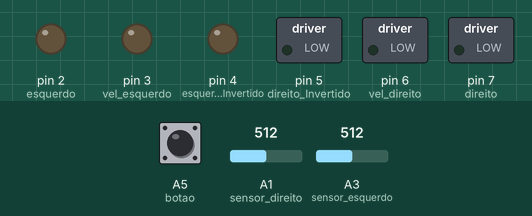
Recording of a sketch running on a simulated Arduino Uno, built with avr-gcc and run on an emulated ATmega328P. Parts: switched loads named in the sketch (green lamp = pin HIGH), output pins drawn as LEDs (lit = HIGH). The test bench sets the inputs (shaded band); at power-on: A1 (sensor_direito) = 512, A3 (sensor_esquerdo) = 512, A5 (botao) HIGH.

Above: at 1.2 s.
1.3 s: A1 (sensor_direito) set to 64
2.8 s: A1 (sensor_direito) set to 53
At 3.6 s:
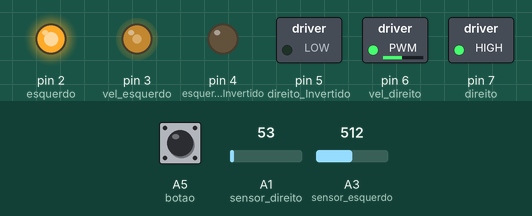
4.3 s: A3 (sensor_esquerdo) set to 0
5.8 s: A5 (botao) pulled LOW for 0.15 s
At 5.87 s:
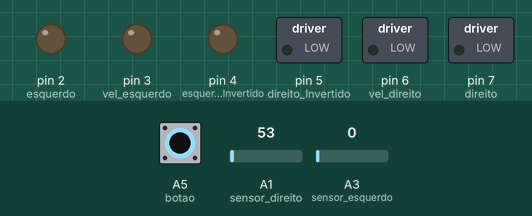
7.4 s: A5 (botao) pulled LOW for 3.2 s
At 11.9 s:
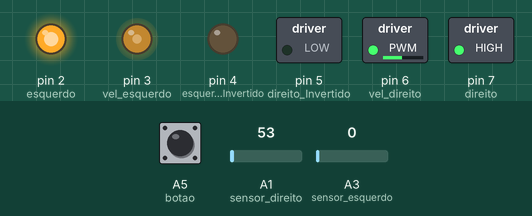
Timing chart, 0 to 13.1 s (numbered marks = the images above; inputs shaded):
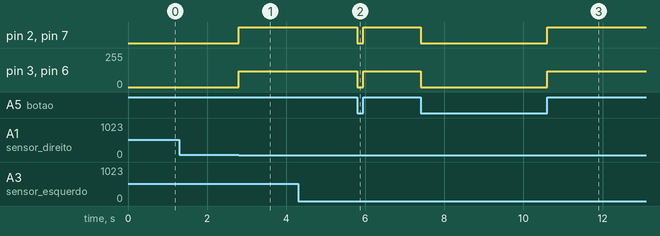

Measured:
- the behaviour switches between 60 and 59 on A1 (sensor_direito) (found by bisection; images 0 and 1)
- after the input at 1.3 s, every drawn part: stays the same
- after the input at 2.8 s, pin 2 (esquerdo), pin 7 (direito): LOW → HIGH at once; pin 3 (vel_esquerdo), pin 6 (vel_direito): 0/255 → 120/255 at once
- after the input at 5.8 s, pin 2 (esquerdo), pin 7 (direito): HIGH → LOW at once, → HIGH 0.15 s later; pin 3 (vel_esquerdo), pin 6 (vel_direito): 120/255 → 0/255 at once, → 120/255 0.15 s later
- after the input at 7.4 s, pin 2 (esquerdo), pin 7 (direito): HIGH → LOW at once, → HIGH 3.2 s later; pin 3 (vel_esquerdo), pin 6 (vel_direito): 120/255 → 0/255 at once, → 120/255 3.2 s later

The sketch:

seguidor_basico.ino
```cpp
/*
==============================================================================================================
MAPEAMENTO DE HARDWARE:
==============================================================================================================*/
//Motor do lado direito
#define direito 7
#define direito_Invertido 5
#define vel_direito 6 //Precisa ser PWM

//Motor do lado esquerdo
#define esquerdo 2
#define esquerdo_Invertido 4
#define vel_esquerdo 3 //Precisa ser PWM

//Sensores de linha
#define sensor_direito A1
#define sensor_esquerdo A3
#define sensor_meio A2

//Sensor de toque
#define botao A5


/*
==============================================================================================================
CONSTANTES:
==============================================================================================================*/

#define compensa_direito 0 //Valor somado a velocidade do motor direito
#define compensa_esquerdo 0 //Valor somado a velocidade do motor esquerdo

//Velocidades
#define veloc_Frente 120
#define veloc_Reverso 120

//cortes dos sensores de linha
#define corteD 60
#define corteE 60
#define corte_meio 180

/*
==============================================================================================================
VARIÁVEIS:
==============================================================================================================*/


/*
==============================================================================================================
CONFIGURAÇÃO:
==============================================================================================================*/
void setup() {

  //Pinos dos motores como saída
  pinMode(direito, OUTPUT);
  pinMode(direito_Invertido, OUTPUT);
  pinMode(esquerdo, OUTPUT);
  pinMode(esquerdo_Invertido, OUTPUT);
  pinMode(vel_direito, OUTPUT);
  pinMode(vel_esquerdo, OUTPUT);


  //Pinos dos sensores
  pinMode(sensor_direito, INPUT);
  pinMode(sensor_esquerdo, INPUT);
  pinMode(sensor_meio, INPUT);
  pinMode(botao, INPUT_PULLUP);

  Serial.begin(9600);
}


/*
==============================================================================================================
PROGRAMA PRINCIPAL:
==============================================================================================================*/
void loop() {
//com obstáculo:
if (digitalRead(botao) == LOW) {
  para();
  }

else {
//Frente se os dois estiverem no branco
if(analogRead(sensor_direito) < corteD and analogRead(sensor_esquerdo) < corteE){
    frente();
    //Serial.println("frente");
  }


//virar pra esquerda se o sensor da esquerda perceber a linha
if(analogRead(sensor_direito) < corteD and analogRead(sensor_esquerdo) > corteE){


    //Anda pra frente até que o sensor deixe de perceber a linha
    while(true) {
      if (analogRead(sensor_esquerdo)<corteE) {
        break;
      }
      else {
        frente();
      }
    }

    //Girar pra esquerda até o sensor do meio perceber a linha
    while(true){
          girar_esquerda();
          //Serial.println("esquerda");
          if (analogRead(sensor_meio)>corte_meio and analogRead(sensor_esquerdo)<corteE){
            break;
          }

          //Caso o sensor da direita perceba a linha, volta um pouco e tenta centralizar de novo
          if (analogRead(sensor_direito)>corteD) {
            girar_direita();
            delay(500);
          }
    }
}

////virar pra esquerda se o sensor da direita perceber a linha
if(analogRead(sensor_direito) > corteD and analogRead(sensor_esquerdo) < corteE){

    //Anda pra frente até que o sensor deixe de perceber a linha
    while(true) {
        if (analogRead(sensor_direito)<corteD) {
          break;
        }
        else {
          frente();
        }
    }

    //Girar pra direita até o sensor do meio perceber a linha
    while(true){
        girar_direita();
        //Serial.println("direita");
        if (analogRead(sensor_meio)>corte_meio and analogRead(sensor_direito)<corteD){
          //Serial.println("Meio");
          break;
        }

        //Caso o sensor da esquerda perceba a linha, volta um pouco e tenta centralizar de novo
        if (analogRead(sensor_esquerdo)>corteE) {
          girar_esquerda();
          delay(500);
        }
    }
 }


//Quando os dois sensores estiverem na linha, ponto de decisão
if (analogRead(sensor_direito) > corteD and analogRead(sensor_esquerdo) > corteE){
     para();
     //Serial.println("Parado");

    }
} //sem obstáculo
} //loop


/*
==============================================================================================================
DEFININDO CADA FUNÇÃO:
==============================================================================================================*/

void frente(){

     digitalWrite(direito_Invertido, LOW);
     digitalWrite(esquerdo_Invertido, LOW);

     analogWrite(vel_direito, veloc_Frente+compensa_direito);
     analogWrite(vel_esquerdo, veloc_Frente+compensa_esquerdo);

     digitalWrite(direito, HIGH);
     digitalWrite(esquerdo, HIGH);

}

void tras(){

 digitalWrite(direito, LOW);
 digitalWrite(esquerdo, LOW);

 analogWrite(vel_direito, veloc_Reverso+compensa_direito);
 analogWrite(vel_esquerdo, veloc_Reverso+compensa_esquerdo);

 digitalWrite(direito_Invertido, HIGH);
 digitalWrite(esquerdo_Invertido, HIGH);

}


void para(){

 digitalWrite(direito_Invertido, LOW);
 digitalWrite(esquerdo_Invertido, LOW);

 analogWrite(vel_direito, 0);
 analogWrite(vel_esquerdo, 0);

 digitalWrite(direito, LOW);
 digitalWrite(esquerdo, LOW);

}

void direita(){

     digitalWrite(direito_Invertido, HIGH);
     digitalWrite(esquerdo_Invertido, LOW);

     analogWrite(vel_direito, veloc_Frente+compensa_direito);
     analogWrite(vel_esquerdo, veloc_Frente+compensa_esquerdo);

     digitalWrite(direito, LOW);
     digitalWrite(esquerdo, LOW);

}

void esquerda(){

     digitalWrite(direito_Invertido, LOW);
     digitalWrite(esquerdo_Invertido, HIGH);

     analogWrite(vel_direito, veloc_Frente+compensa_direito);
     analogWrite(vel_esquerdo, veloc_Frente+compensa_esquerdo);

     digitalWrite(direito, LOW);
     digitalWrite(esquerdo, LOW);

}

void girar_direita(){

 digitalWrite(direito, LOW);
 digitalWrite(esquerdo_Invertido, LOW);

 analogWrite(vel_direito, veloc_Reverso+compensa_direito);
 analogWrite(vel_esquerdo, veloc_Frente+compensa_esquerdo);

 digitalWrite(direito_Invertido, HIGH);
 digitalWrite(esquerdo, HIGH);

}

void girar_esquerda(){

 digitalWrite(direito_Invertido, LOW);
 digitalWrite(esquerdo, LOW);

 analogWrite(vel_direito, veloc_Frente+compensa_direito);
 analogWrite(vel_esquerdo, veloc_Reverso+compensa_esquerdo);

 digitalWrite(direito, HIGH);
 digitalWrite(esquerdo_Invertido, HIGH);

}

void tras_direita(){

 digitalWrite(direito, HIGH);
 digitalWrite(esquerdo, LOW);

 analogWrite(vel_direito, veloc_Reverso+compensa_direito);
 analogWrite(vel_esquerdo, veloc_Reverso+compensa_esquerdo);

 digitalWrite(direito_Invertido, LOW);
 digitalWrite(esquerdo_Invertido, HIGH);

}

void tras_esquerda(){
 digitalWrite(direito, HIGH);
 digitalWrite(esquerdo, LOW);

 analogWrite(vel_direito, veloc_Reverso+compensa_direito);
 analogWrite(vel_esquerdo, veloc_Reverso+compensa_esquerdo);

 digitalWrite(direito_Invertido, LOW);
 digitalWrite(esquerdo_Invertido, HIGH);
 }
```
